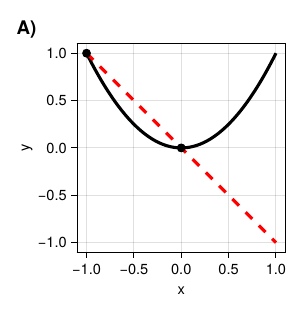

Reproduce this figure in Julia.
using CairoMakie

# Create a simple cartoon showing the geometry of log-convexity
fig = Figure()

ax = Axis(fig[1,1],
    width = 200,
    height = 200,
    xlabel = "x",
    ylabel = "y",
    )

x = range(-1, 1, length=100)
y_parabola = @. x^2

# Line starting at (1, 1) with negative slope that crosses the parabola
# Line: y = 1 - 0.2*(x-1)
y_line = @. 1 - (x + 1)

# Plot the parabola (mixture model)
lines!(ax, x, y_parabola, 
    color = :black, 
    linewidth = 3, 
    label = "Mixture (Convex Curve)")

# Plot the line (single exponential fit)
lines!(ax, x, y_line, 
    color = :red, 
    linewidth = 3, 
    linestyle = :dash,
    label = "Single Exponential (Line)")

# Mark the starting point
scatter!(ax, [-1], [1], 
    color = :black, 
    markersize = 12,
    label = "Starting Point")
scatter!(ax, [0], [0], 
    color = :black, 
    markersize = 12,
    label = "Starting Point")



Label(fig[1, 1, TopLeft()], "A)",
    fontsize = 18,
    font = :bold,
    padding = (0, 5, 5, 0),
    halign = :left)
resize_to_layout!(fig)
save("cartoon_figure.pdf", fig)
fig
